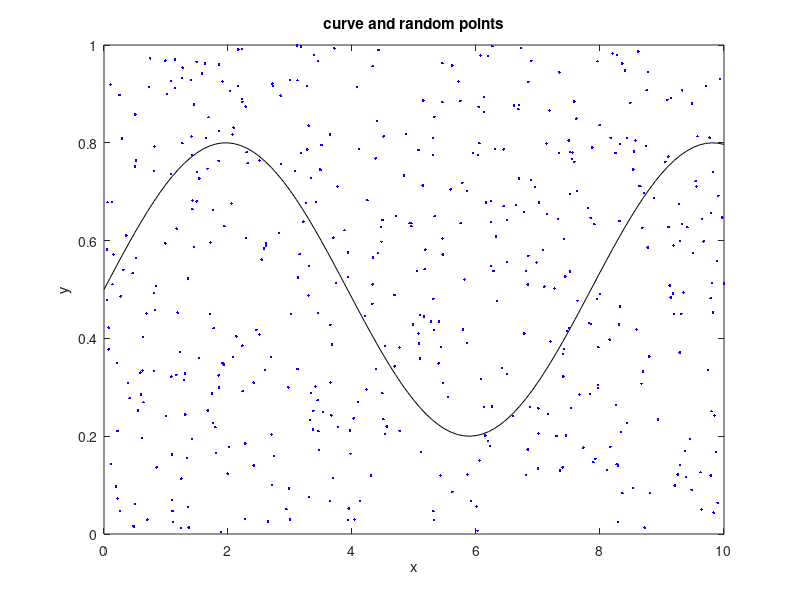

Recreate this plot in MATLAB.
% Monte Carlo points, and area approximation
%the curve
x=0:0.1:10;
y=0.5+(0.3*sin(0.8*x));

%the random points
N=500; %number of points
px=10*rand(1,N); %uniforma distribution
py=rand(1,N); % "   "   "

plot(x,y,'k'); hold on;
plot(px,py,'b.');
axis([0 10 0 1]);
xlabel('x');ylabel('y');
title('curve and random points');

%area calculation
na=0; %counter of accepted points
for nn=1:N,
   xnn=px(nn); ynn=0.5+(0.3*sin(0.8*xnn));
   if py(nn)<ynn, na=na+1; end; %point accepted
end;

%print computed area 
%the plot rectangle area is 10
A=(10*na)/N
